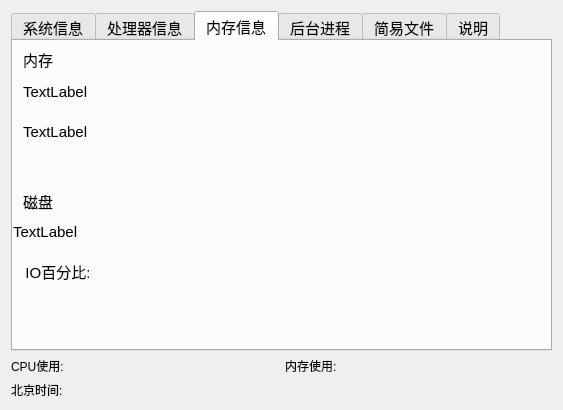
<?xml version="1.0" encoding="UTF-8"?>
<ui version="4.0">
 <class>Widget</class>
 <widget class="QWidget" name="Widget">
  <property name="geometry">
   <rect>
    <x>0</x>
    <y>0</y>
    <width>563</width>
    <height>410</height>
   </rect>
  </property>
  <property name="windowTitle">
   <string>系统资源监控器</string>
  </property>
  <layout class="QGridLayout" name="gridLayout">
   <item row="4" column="0">
    <widget class="QLabel" name="label_3">
     <property name="text">
      <string>北京时间:</string>
     </property>
    </widget>
   </item>
   <item row="0" column="0" colspan="2">
    <widget class="QTabWidget" name="tabWidget">
     <property name="font">
      <font>
       <pointsize>11</pointsize>
      </font>
     </property>
     <property name="currentIndex">
      <number>2</number>
     </property>
     <widget class="QWidget" name="sysInfoPage">
      <property name="toolTip">
       <string/>
      </property>
      <property name="whatsThis">
       <string/>
      </property>
      <attribute name="title">
       <string>系统信息</string>
      </attribute>
      <widget class="QFrame" name="sysframe">
       <property name="geometry">
        <rect>
         <x>9</x>
         <y>10</y>
         <width>501</width>
         <height>128</height>
        </rect>
       </property>
       <property name="font">
        <font>
         <pointsize>11</pointsize>
        </font>
       </property>
       <property name="frameShape">
        <enum>QFrame::Box</enum>
       </property>
       <property name="frameShadow">
        <enum>QFrame::Sunken</enum>
       </property>
       <widget class="QLabel" name="host_namelabel">
        <property name="geometry">
         <rect>
          <x>20</x>
          <y>10</y>
          <width>100</width>
          <height>30</height>
         </rect>
        </property>
        <property name="text">
         <string>主机名：</string>
        </property>
       </widget>
       <widget class="QLabel" name="start_timelabel">
        <property name="geometry">
         <rect>
          <x>20</x>
          <y>45</y>
          <width>105</width>
          <height>30</height>
         </rect>
        </property>
        <property name="text">
         <string>系统启动时间：</string>
        </property>
       </widget>
       <widget class="QLabel" name="run_timelabel">
        <property name="geometry">
         <rect>
          <x>20</x>
          <y>80</y>
          <width>105</width>
          <height>30</height>
         </rect>
        </property>
        <property name="text">
         <string>系统运行时间：</string>
        </property>
       </widget>
       <widget class="QLabel" name="host_msglabel">
        <property name="geometry">
         <rect>
          <x>170</x>
          <y>10</y>
          <width>300</width>
          <height>30</height>
         </rect>
        </property>
        <property name="text">
         <string/>
        </property>
       </widget>
       <widget class="QLabel" name="start_msglabel">
        <property name="geometry">
         <rect>
          <x>170</x>
          <y>45</y>
          <width>300</width>
          <height>30</height>
         </rect>
        </property>
        <property name="text">
         <string/>
        </property>
       </widget>
       <widget class="QLabel" name="run_msglabel">
        <property name="geometry">
         <rect>
          <x>170</x>
          <y>80</y>
          <width>300</width>
          <height>30</height>
         </rect>
        </property>
        <property name="text">
         <string/>
        </property>
       </widget>
      </widget>
      <widget class="QFrame" name="cpuframe">
       <property name="geometry">
        <rect>
         <x>10</x>
         <y>150</y>
         <width>501</width>
         <height>128</height>
        </rect>
       </property>
       <property name="font">
        <font>
         <pointsize>11</pointsize>
        </font>
       </property>
       <property name="frameShape">
        <enum>QFrame::Box</enum>
       </property>
       <property name="frameShadow">
        <enum>QFrame::Sunken</enum>
       </property>
       <widget class="QLabel" name="cpu_namelabel">
        <property name="geometry">
         <rect>
          <x>20</x>
          <y>10</y>
          <width>100</width>
          <height>30</height>
         </rect>
        </property>
        <property name="text">
         <string>CPU型号：</string>
        </property>
       </widget>
       <widget class="QLabel" name="cpu_frenamelabel">
        <property name="geometry">
         <rect>
          <x>20</x>
          <y>45</y>
          <width>105</width>
          <height>30</height>
         </rect>
        </property>
        <property name="text">
         <string>CPU主频：</string>
        </property>
       </widget>
       <widget class="QLabel" name="ed_namelabel">
        <property name="geometry">
         <rect>
          <x>20</x>
          <y>80</y>
          <width>105</width>
          <height>30</height>
         </rect>
        </property>
        <property name="text">
         <string>系统版本号：</string>
        </property>
       </widget>
       <widget class="QLabel" name="cpu_msglabel">
        <property name="geometry">
         <rect>
          <x>170</x>
          <y>10</y>
          <width>300</width>
          <height>30</height>
         </rect>
        </property>
        <property name="text">
         <string/>
        </property>
       </widget>
       <widget class="QLabel" name="cpu_fremsglabel">
        <property name="geometry">
         <rect>
          <x>170</x>
          <y>45</y>
          <width>300</width>
          <height>30</height>
         </rect>
        </property>
        <property name="text">
         <string/>
        </property>
       </widget>
       <widget class="QLabel" name="ed_msglabel">
        <property name="geometry">
         <rect>
          <x>170</x>
          <y>80</y>
          <width>300</width>
          <height>30</height>
         </rect>
        </property>
        <property name="text">
         <string/>
        </property>
       </widget>
      </widget>
     </widget>
     <widget class="QWidget" name="funcInfoPage">
      <attribute name="title">
       <string>处理器信息</string>
      </attribute>
      <widget class="QWidget" name="verticalLayoutWidget">
       <property name="geometry">
        <rect>
         <x>-20</x>
         <y>40</y>
         <width>571</width>
         <height>271</height>
        </rect>
       </property>
       <layout class="QVBoxLayout" name="verticalLayout">
        <property name="spacing">
         <number>0</number>
        </property>
        <property name="sizeConstraint">
         <enum>QLayout::SetMaximumSize</enum>
        </property>
       </layout>
      </widget>
      <widget class="QLabel" name="label_4">
       <property name="geometry">
        <rect>
         <x>10</x>
         <y>10</y>
         <width>101</width>
         <height>17</height>
        </rect>
       </property>
       <property name="text">
        <string>CPU使用率:</string>
       </property>
      </widget>
     </widget>
     <widget class="QWidget" name="meminfotab">
      <property name="font">
       <font>
        <pointsize>11</pointsize>
       </font>
      </property>
      <attribute name="title">
       <string>内存信息</string>
      </attribute>
      <widget class="QLabel" name="label_9">
       <property name="geometry">
        <rect>
         <x>10</x>
         <y>10</y>
         <width>67</width>
         <height>17</height>
        </rect>
       </property>
       <property name="text">
        <string>内存</string>
       </property>
      </widget>
      <widget class="QLabel" name="label_10">
       <property name="geometry">
        <rect>
         <x>10</x>
         <y>30</y>
         <width>91</width>
         <height>41</height>
        </rect>
       </property>
       <property name="text">
        <string>TextLabel</string>
       </property>
      </widget>
      <widget class="QLabel" name="label_11">
       <property name="geometry">
        <rect>
         <x>10</x>
         <y>70</y>
         <width>91</width>
         <height>41</height>
        </rect>
       </property>
       <property name="text">
        <string>TextLabel</string>
       </property>
      </widget>
      <widget class="QLabel" name="label_12">
       <property name="geometry">
        <rect>
         <x>0</x>
         <y>210</y>
         <width>91</width>
         <height>41</height>
        </rect>
       </property>
       <property name="text">
        <string>   IO百分比:</string>
       </property>
      </widget>
      <widget class="QLabel" name="label_14">
       <property name="geometry">
        <rect>
         <x>0</x>
         <y>170</y>
         <width>91</width>
         <height>41</height>
        </rect>
       </property>
       <property name="text">
        <string>TextLabel</string>
       </property>
      </widget>
      <widget class="QLabel" name="label_13">
       <property name="geometry">
        <rect>
         <x>10</x>
         <y>150</y>
         <width>71</width>
         <height>21</height>
        </rect>
       </property>
       <property name="font">
        <font>
         <pointsize>11</pointsize>
        </font>
       </property>
       <property name="frameShadow">
        <enum>QFrame::Plain</enum>
       </property>
       <property name="lineWidth">
        <number>1</number>
       </property>
       <property name="text">
        <string>磁盘</string>
       </property>
       <property name="scaledContents">
        <bool>false</bool>
       </property>
      </widget>
      <widget class="QWidget" name="verticalLayoutWidget_2">
       <property name="geometry">
        <rect>
         <x>90</x>
         <y>-30</y>
         <width>471</width>
         <height>201</height>
        </rect>
       </property>
       <layout class="QVBoxLayout" name="verticalLayout_2">
        <property name="spacing">
         <number>0</number>
        </property>
        <property name="sizeConstraint">
         <enum>QLayout::SetMaximumSize</enum>
        </property>
       </layout>
      </widget>
      <widget class="QWidget" name="verticalLayoutWidget_3">
       <property name="geometry">
        <rect>
         <x>90</x>
         <y>130</y>
         <width>471</width>
         <height>199</height>
        </rect>
       </property>
       <layout class="QVBoxLayout" name="verticalLayout_3">
        <property name="spacing">
         <number>0</number>
        </property>
        <property name="sizeConstraint">
         <enum>QLayout::SetMaximumSize</enum>
        </property>
       </layout>
      </widget>
      <widget class="QWidget" name="verticalLayoutWidget_4">
       <property name="geometry">
        <rect>
         <x>-10</x>
         <y>0</y>
         <width>131</width>
         <height>291</height>
        </rect>
       </property>
       <layout class="QVBoxLayout" name="verticalLayout_4">
        <property name="spacing">
         <number>0</number>
        </property>
        <property name="sizeConstraint">
         <enum>QLayout::SetMaximumSize</enum>
        </property>
       </layout>
      </widget>
      <zorder>verticalLayoutWidget_2</zorder>
      <zorder>verticalLayoutWidget_3</zorder>
      <zorder>verticalLayoutWidget_4</zorder>
      <zorder>label_9</zorder>
      <zorder>label_14</zorder>
      <zorder>label_12</zorder>
      <zorder>label_13</zorder>
      <zorder>label_11</zorder>
      <zorder>label_10</zorder>
     </widget>
     <widget class="QWidget" name="procInfoPage">
      <attribute name="title">
       <string>后台进程</string>
      </attribute>
      <widget class="QTableWidget" name="tableWidget">
       <property name="geometry">
        <rect>
         <x>4</x>
         <y>4</y>
         <width>509</width>
         <height>238</height>
        </rect>
       </property>
      </widget>
      <widget class="QLabel" name="label_7">
       <property name="geometry">
        <rect>
         <x>20</x>
         <y>250</y>
         <width>101</width>
         <height>30</height>
        </rect>
       </property>
       <property name="text">
        <string>运行数：</string>
       </property>
      </widget>
      <widget class="QPushButton" name="pushButton">
       <property name="geometry">
        <rect>
         <x>410</x>
         <y>248</y>
         <width>89</width>
         <height>35</height>
        </rect>
       </property>
       <property name="text">
        <string>结束进程</string>
       </property>
      </widget>
      <widget class="QLabel" name="label_8">
       <property name="geometry">
        <rect>
         <x>140</x>
         <y>250</y>
         <width>101</width>
         <height>30</height>
        </rect>
       </property>
       <property name="text">
        <string>睡眠数：</string>
       </property>
      </widget>
      <widget class="QPushButton" name="pushButton_4">
       <property name="geometry">
        <rect>
         <x>300</x>
         <y>248</y>
         <width>89</width>
         <height>35</height>
        </rect>
       </property>
       <property name="text">
        <string>刷新</string>
       </property>
      </widget>
     </widget>
     <widget class="QWidget" name="tab">
      <attribute name="title">
       <string>简易文件</string>
      </attribute>
      <widget class="QTextEdit" name="editfiletext">
       <property name="geometry">
        <rect>
         <x>100</x>
         <y>10</y>
         <width>411</width>
         <height>271</height>
        </rect>
       </property>
      </widget>
      <widget class="QPushButton" name="openfile">
       <property name="geometry">
        <rect>
         <x>0</x>
         <y>10</y>
         <width>89</width>
         <height>25</height>
        </rect>
       </property>
       <property name="text">
        <string>打开</string>
       </property>
      </widget>
      <widget class="QPushButton" name="createfile">
       <property name="geometry">
        <rect>
         <x>0</x>
         <y>50</y>
         <width>89</width>
         <height>25</height>
        </rect>
       </property>
       <property name="text">
        <string>新建</string>
       </property>
      </widget>
      <widget class="QPushButton" name="savefile">
       <property name="geometry">
        <rect>
         <x>0</x>
         <y>90</y>
         <width>89</width>
         <height>25</height>
        </rect>
       </property>
       <property name="text">
        <string>保存</string>
       </property>
      </widget>
     </widget>
     <widget class="QWidget" name="tipPage">
      <attribute name="title">
       <string>说明</string>
      </attribute>
      <widget class="QFrame" name="frame_2">
       <property name="geometry">
        <rect>
         <x>10</x>
         <y>10</y>
         <width>521</width>
         <height>291</height>
        </rect>
       </property>
       <property name="frameShape">
        <enum>QFrame::StyledPanel</enum>
       </property>
       <property name="frameShadow">
        <enum>QFrame::Raised</enum>
       </property>
       <widget class="QLabel" name="label_5">
        <property name="geometry">
         <rect>
          <x>20</x>
          <y>10</y>
          <width>481</width>
          <height>261</height>
         </rect>
        </property>
        <property name="font">
         <font>
          <pointsize>22</pointsize>
         </font>
        </property>
        <property name="text">
         <string/>
        </property>
       </widget>
      </widget>
     </widget>
    </widget>
   </item>
   <item row="1" column="0">
    <widget class="QLabel" name="label">
     <property name="text">
      <string>CPU使用:</string>
     </property>
    </widget>
   </item>
   <item row="1" column="1">
    <widget class="QLabel" name="label_2">
     <property name="text">
      <string>内存使用:</string>
     </property>
    </widget>
   </item>
  </layout>
 </widget>
 <layoutdefault spacing="6" margin="11"/>
 <resources/>
 <connections/>
</ui>
